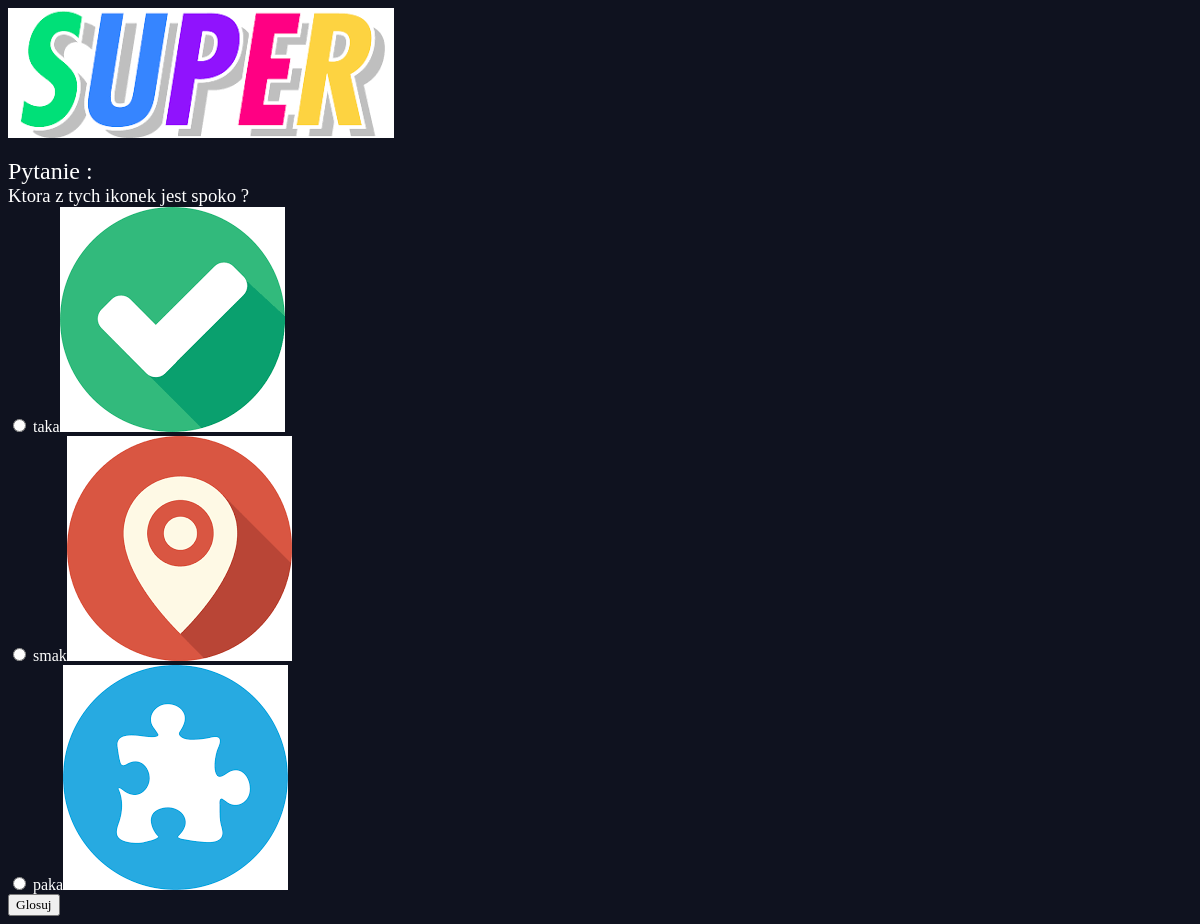
/ankieter/9/, run on the app's committed database.
### ankieter/models.py (models this page shows, shortened)
class Pytanie(models.Model):
    pytanie_text = models.CharField(max_length=200)
    pub_date = models.DateTimeField('date published')
    pytanie_plik = models.ImageField(default=None, blank=True, null=True)
    class Meta:
        verbose_name = 'Pytanie'
        verbose_name_plural = 'Pytania'

class Wybor(models.Model):
    pytanie = models.ForeignKey(Pytanie, on_delete=models.CASCADE)
    wybor_text = models.CharField(max_length=200, blank=True)
    votes = models.IntegerField(default=0)
    plik = models.ImageField(default=None, blank=True)
    class Meta:
        verbose_name = 'Wybor'
        verbose_name_plural = 'Wybory'

### ankieter/views.py (the view)
# urls.py: path('<int:pk>/', views.SzczegolyView.as_view(), name='szczegoly'),
class SzczegolyView(generic.DetailView):
    model = Pytanie
    template_name = 'ankieter/szczegoly.html'

### ankieter/templates/ankieter/szczegoly.html (shortened to what this page needs)
{% extends 'podstawa.html' %}
{% block content %}
<h2>Pytanie :</h2>
<h3>{{ pytanie.pytanie_text }}</h3>
<form action="{% url 'ankieter:glos' pytanie.id %}" method="post">
{% for wybor in pytanie.wybor_set.all %}
    <input type="radio" name="wybor" id="wybor{{ forloop.counter }}" value="{{ wybor.id }}" />
    <label for="wybor{{ forloop.counter }}">{{ wybor.wybor_text}}{% if wybor.plik.url is not None %}<img src="{{ wybor.plik.url }}"  />{% endif %}</label><br />
{% endfor %}
<input type="submit" value="Glosuj" />
</form>
{% endblock %}

### assets/style.css (style rules this page uses)
body { background-color: #0f121f; background-repeat-y:no-repeat; color: #fff; }
body * { font-family: Ubuntu; }
h1, h2, h3, h4, h5 { font-weight: normal; margin: 0; }

### data on the page
Pytanie: pytanie_text "Ktora z tych ikonek jest spoko ?"
Wybor: wybor_text "taka", plik (picture)
Wybor: wybor_text "smak", plik (picture)
Wybor: wybor_text "paka", plik (picture)
